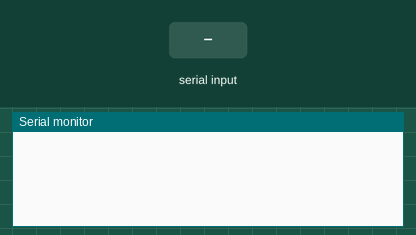
A sketch run on a simulated Arduino Uno, built with avr-gcc and run on an emulated ATmega328P. Parts: the last lines printed to the serial monitor. The test bench sets the inputs (shaded band).

Above: at 1.2 s.
1.3 s: "AT" received over Serial
At 2.9 s:
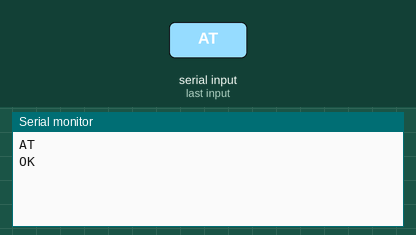
3.8 s: "AT." received over Serial
At 6.0 s:
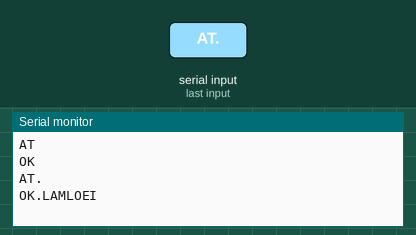
6.3 s: "1" received over Serial
At 7.9 s:
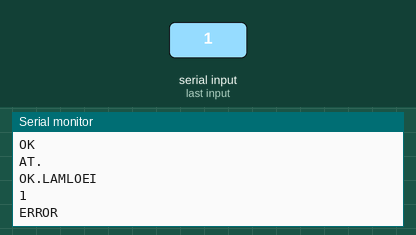

The sketch:

node32pico_at_lamloei_string.ino
```cpp
#include <Wire.h>

void setup() {
  Serial.begin(115200);
}

void loop() {
  if ( Serial.available() ) {
    String s = Serial.readString();
    s.trim();
    if (s.equalsIgnoreCase("AT"))         { Serial.println(s);Serial.println("OK"); }
    else if (s.equalsIgnoreCase("AT."))   { Serial.println(s);Serial.println("OK.LAMLOEI"); }
    else                                  { Serial.println(s);Serial.println("ERROR"); }
  }
}
```

Measured:
- after the input at 1.3 s, the serial monitor: prints a new line after 1.0 s (image 1)
- after the input at 3.8 s, the serial monitor: prints a new line after 1.0 s (image 2)
- after the input at 6.3 s, the serial monitor: prints a new line after 1.0 s (image 3)
